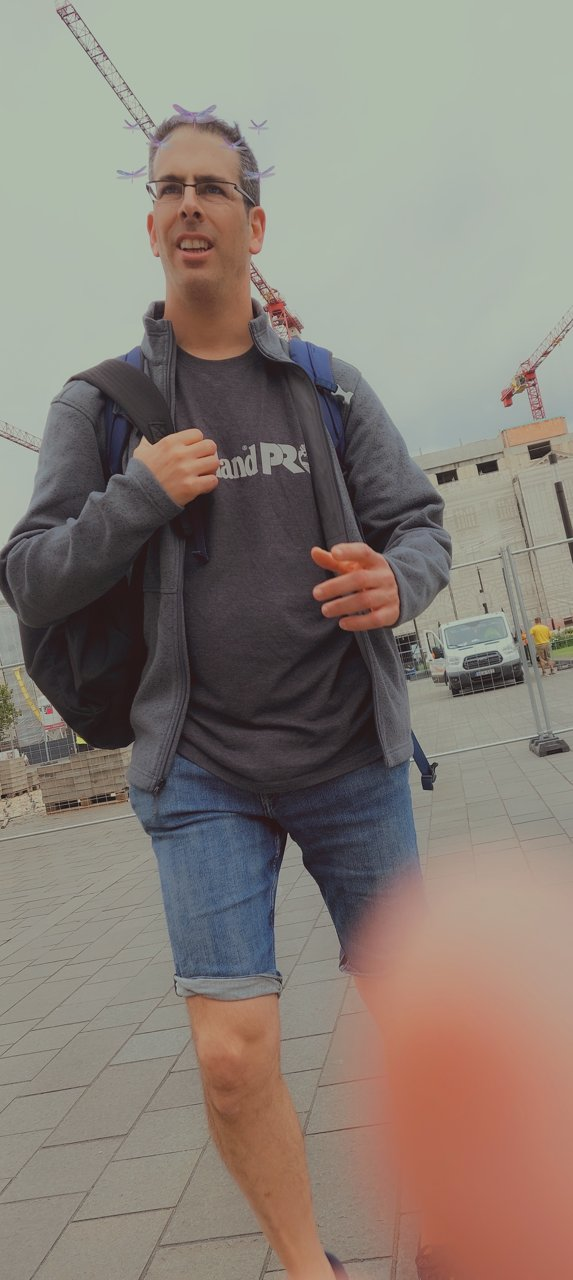
#> input picture examples/finger_occlusion/20250822_122617.jpg, 573 x 1280 px; its folder holds only this picture in this run
$ python -i tilt.py   (imports and definitions only)
#> lines starting #> are read from the running program, lines starting #| are printed output that depends on the picture
"""
Crooked-photo (tilt) estimation — spec-099.

EXIF orientation only encodes 90-degree steps; a hand-tilted photo (3-10 deg roll)
carries no metadata about it. This estimator recovers the roll angle from the
photo's own line structure (horizons, buildings, door frames):

    Canny edges -> probabilistic Hough segments -> keep segments within
    FOLD_LIMIT_DEG of horizontal/vertical -> fold both families into one
    deviation-from-axis space -> angle = length-weighted median deviation.

Confidence combines support (total segment length vs image size) and agreement
(how much of that length votes within AGREE_TOL_DEG of the answer). Scenes with
no line structure (portraits, beaches) yield low confidence by construction —
downstream, low confidence MUST map to zero penalty (a guessed tilt never moves
a score).

Framework-agnostic (numpy in / dataclass out), spec-053 helper style.
"""

from dataclasses import dataclass

import cv2
import numpy as np

# Internal working width: tilt is a global property; full resolution adds cost,
# not accuracy.
_MAX_SIDE = 1024

# Segments further than this from the nearest axis are diagonals (stairs,
# rooflines) and vote for neither axis.
FOLD_LIMIT_DEG = 20.0

# Agreement window for the confidence term.
AGREE_TOL_DEG = 1.5

# Support saturation: agreeing segment length equal to 2x the image diagonal
# counts as full support. Deliberately strict: the 2026-07-12 benchmark showed
# relaxing to 0.75 raises coverage 1%->6% but degrades MAE 0.32->3.3 deg.
# For a penalty signal, precision beats coverage — abstaining is free.
_SUPPORT_SAT = 2.0


@dataclass(frozen=True)
class TiltResult:
    """Estimated roll of the photo content.

    angle_deg: signed; positive = content tilted clockwise (fix by rotating the
               image counter-clockwise by the same amount).
    confidence: [0,1]; product of line support and angular agreement.
    n_lines: number of near-axis segments that voted.
    """
    angle_deg: float
    confidence: float
    n_lines: int


def estimate_tilt(gray: np.ndarray) -> TiltResult:
    """Estimate the roll angle of a photo from its near-axis line segments."""
    if gray.ndim != 2:
        raise ValueError("estimate_tilt expects a 2-D grayscale image")

    scale = _MAX_SIDE / max(gray.shape)
    if scale < 1.0:
        gray = cv2.resize(gray, (int(gray.shape[1] * scale), int(gray.shape[0] * scale)))
    h, w = gray.shape
    diagonal = float(np.hypot(h, w))

    edges = cv2.Canny(gray, 50, 150)
    # threshold/minLineLength/maxLineGap tuned so pixel-grid artifacts in pure
    # noise yield ~no segments (1157 -> 7 at 640px) while real line structure
    # survives: only long, near-unbroken runs vote.
    segments = cv2.HoughLinesP(
        edges, rho=1, theta=np.pi / 360.0, threshold=80,
        minLineLength=int(min(h, w) / 6), maxLineGap=3,
    )
    if segments is None:
        return TiltResult(0.0, 0.0, 0)

    # Split votes into the two line families. Perspective convergence (looking
    # up at a building) makes verticals lean symmetrically while the horizon
    # stays true — so the families are estimated SEPARATELY and only trusted
    # together when they agree (disagreement = perspective, not tilt).
    fam_dev = {"h": [], "v": []}
    fam_len = {"h": [], "v": []}
    n_lines = 0
    for x1, y1, x2, y2 in segments[:, 0, :]:
        dx, dy = float(x2 - x1), float(y2 - y1)
        length = float(np.hypot(dx, dy))
        if length <= 0.0:
            continue
        angle = np.degrees(np.arctan2(dy, dx))
        dev_h = (angle + 90.0) % 180.0 - 90.0          # deviation from horizontal
        dev_v = (angle % 180.0) - 90.0                 # deviation from vertical
        if abs(dev_h) <= FOLD_LIMIT_DEG:
            fam_dev["h"].append(dev_h)
            fam_len["h"].append(length)
            n_lines += 1
        elif abs(dev_v) <= FOLD_LIMIT_DEG:
            fam_dev["v"].append(dev_v)
            fam_len["v"].append(length)
            n_lines += 1

    def family_estimate(dev_list, len_list):
        """(angle, confidence) via histogram peak + concentration around it."""
        if not dev_list:
            return None
        dev = np.asarray(dev_list)
        wgt = np.asarray(len_list)
        hist, edges_ = np.histogram(dev, bins=np.arange(-FOLD_LIMIT_DEG,
                                                        FOLD_LIMIT_DEG + 0.5, 0.5),
                                    weights=wgt)
        peak = edges_[int(np.argmax(hist))] + 0.25
        near = np.abs(dev - peak) <= 2.0
        if not near.any():
            return None
        angle = float(np.average(dev[near], weights=wgt[near]))
        support = min(1.0, float(wgt[near].sum()) / (diagonal * _SUPPORT_SAT))
        concentration = float(wgt[np.abs(dev - angle) <= AGREE_TOL_DEG].sum() / wgt.sum())
        return angle, support * concentration

    est_h = family_estimate(fam_dev["h"], fam_len["h"])
    est_v = family_estimate(fam_dev["v"], fam_len["v"])

    if est_h is None and est_v is None:
        return TiltResult(0.0, 0.0, 0)
    if est_h is not None and est_v is not None:
        (a_h, c_h), (a_v, c_v) = est_h, est_v
        if abs(a_h - a_v) <= 2.0:
            # Families agree: perspective ruled out, confidence compounds.
            weight_sum = c_h + c_v
            angle_deg = (a_h * c_h + a_v * c_v) / weight_sum
            confidence = min(1.0, weight_sum)
        else:
            # Families disagree: perspective scene — abstain rather than guess.
            angle_deg, confidence = (a_h, c_h * 0.3) if c_h >= c_v else (a_v, c_v * 0.3)
    else:
        # One family only (pure horizon, or a single wall): usable but weaker.
        angle_deg, confidence = est_h if est_h is not None else est_v
        confidence *= 0.8

    return TiltResult(angle_deg=float(angle_deg), confidence=float(confidence),
                      n_lines=n_lines)

>>> import cv2
>>> picture = cv2.imread('../../examples/finger_occlusion/20250822_122617.jpg', cv2.IMREAD_GRAYSCALE)
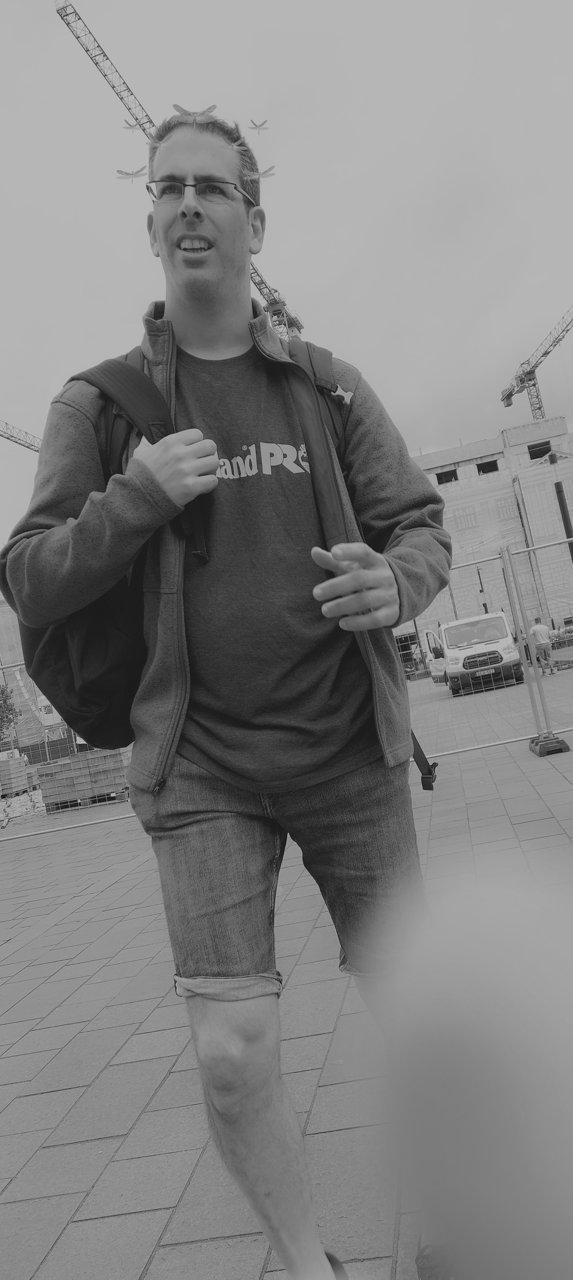
#> picture: shape (1280, 573); min 8, max 202, mean 129.2
>>> result = estimate_tilt(picture)
#> in estimate_tilt, `edges = cv2.Canny(gray, 50, 150)`:
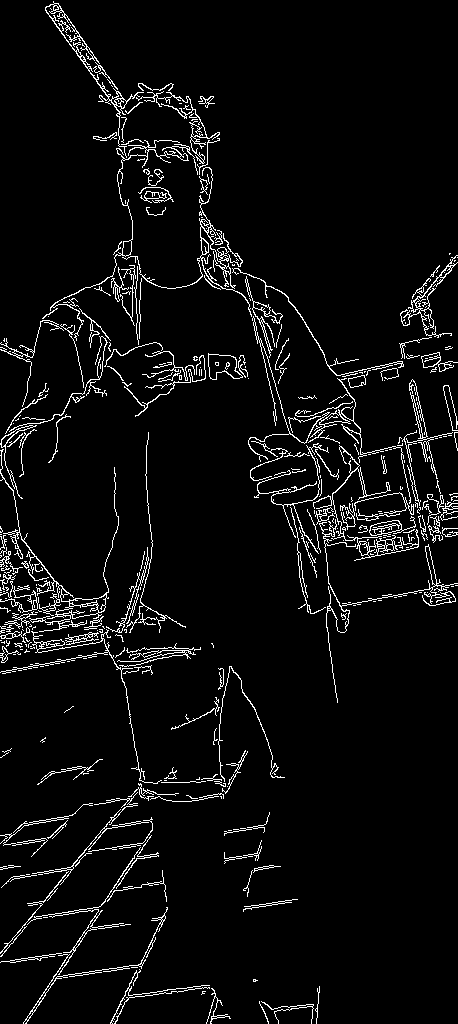
#> edges: shape (1024, 458); 4.9% white in thin lines or dots
#> in estimate_tilt, `segments = cv2.HoughLinesP( edges, rho=1, theta=np.pi / 360.0, thresho..`: segments = [[23, 1023, 139, 848], [45, 993, 101, 910], [45, 9, 125, 121], [70, 22, 126, 102], [48, 899, 114, 818], [40, 905, 116, 813], [53, 1, 123, 102], [252, 308, 275, 411], [0, 672, 108, 651], [414, 381, 443, 512]]
#> the loop in estimate_tilt, `for x1, y1, x2, y2 in segments[:, 0, :]:` made 10 passes
#> (x1, y1, x2, y2, dx, dy, length, angle) on passes 1 to 10: (23, 1023, 139, 848, 116, -175, 210, -56.46), (45, 993, 101, 910, 56, -83, 100.1, -55.99), (45, 9, 125, 121, 80, 112, 137.6, 54.46), (70, 22, 126, 102, 56, 80, 97.65, 55.01), (48, 899, 114, 818, 66, -81, 104.5, -50.83), (40, 905, 116, 813, 76, -92, 119.3, -50.44), (53, 1, 123, 102, 70, 101, 122.9, 55.28), (252, 308, 275, 411, 23, 103, 105.5, 77.41), (0, 672, 108, 651, 108, -21, 110, -11), (414, 381, 443, 512, 29, 131, 134.2, 77.52)
#> after the loop in estimate_tilt, `for x1, y1, x2, y2 in segments[:, 0, :]:`: n_lines = 3

$ run again, on examples/finger_occlusion/20250822_122626.jpg
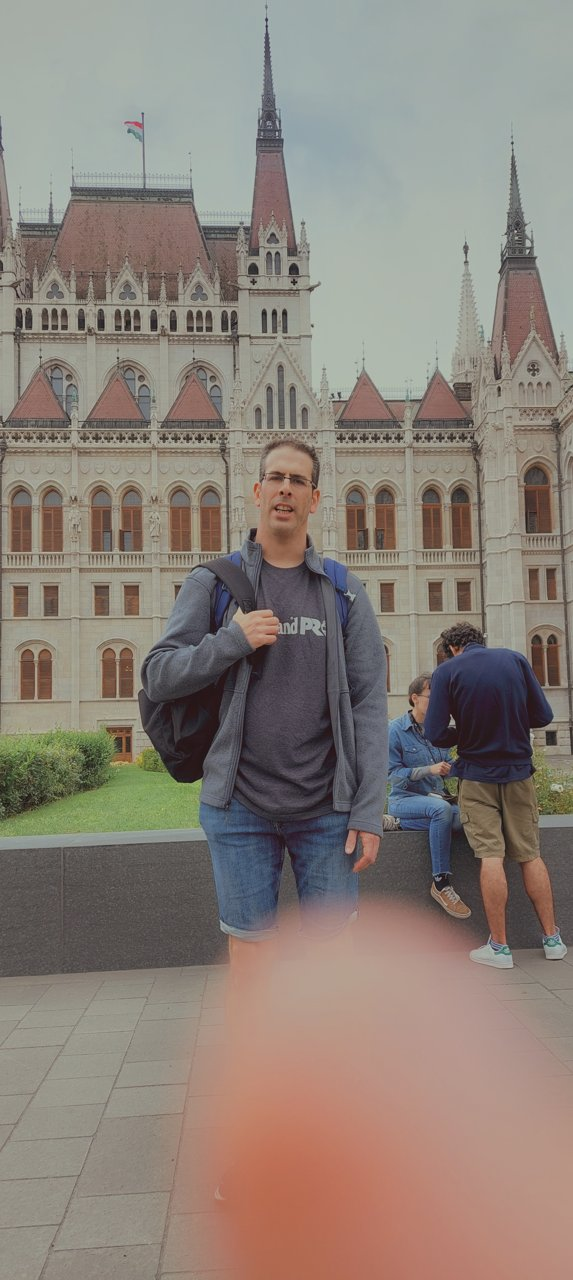
#> input picture examples/finger_occlusion/20250822_122626.jpg, 573 x 1280 px
#> `picture = cv2.imread('../../examples/finger_occlusion/20250822_122617...`:
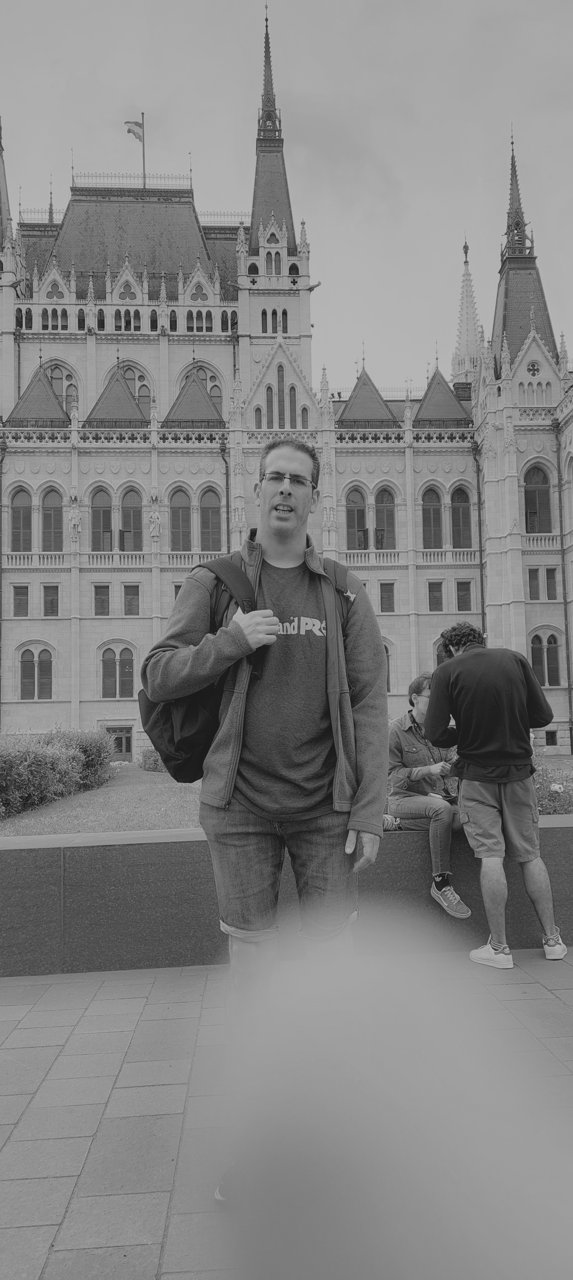
#> picture: shape (1280, 573); min 13, max 193, mean 131
#> in estimate_tilt, `edges = cv2.Canny(gray, 50, 150)`:
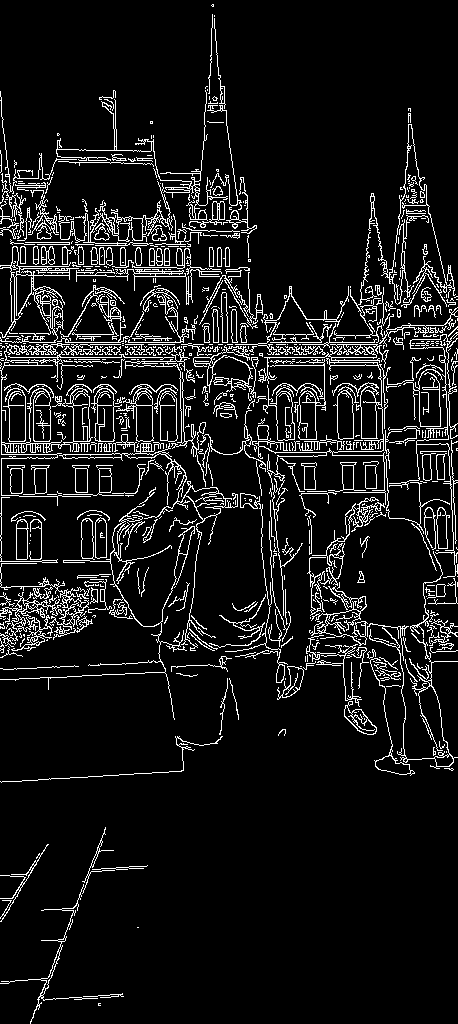
#> edges: shape (1024, 458); 8.9% white in thin lines or dots
#> segments = [[1, 566, 1, 339], [6, 357, 175, 357], [197, 208, 205, 125], [43, 344, 120, 344], [27, 354, 165, 354], [30, 443, 115, 445], [296, 362, 379, 362], [30, 1023, 73, 911]]
#> the loop in estimate_tilt, `for x1, y1, x2, y2 in segments[:, 0, :]:` made 8 passes
#> (x1, y1, x2, y2, dx, dy, length, angle) on passes 1 to 8: (1, 566, 1, 339, 0, -227, 227, -90), (6, 357, 175, 357, 169, 0, 169, 0), (197, 208, 205, 125, 8, -83, 83.38, -84.49), (43, 344, 120, 344, 77, 0, 77, 0), (27, 354, 165, 354, 138, 0, 138, 0), (30, 443, 115, 445, 85, 2, 85.02, 1.35), (296, 362, 379, 362, 83, 0, 83, 0), (30, 1023, 73, 911, 43, -112, 120, -69)
#> after the loop in estimate_tilt, `for x1, y1, x2, y2 in segments[:, 0, :]:`: n_lines = 7
